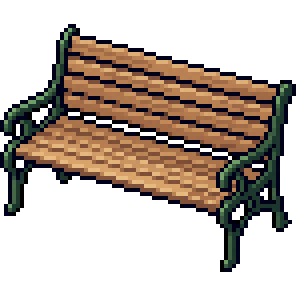
#> input picture assets/props/raw/bench.png, 74 x 74 px, given in place of zelador.png, which was not available (shown 4 times larger)
$ python build_enemy_sprites.py
#> lines starting #> are read from the running program, lines starting #| are printed output that depends on the picture
"""Reduz as imagens dos inimigos (SpriteCook) pro tamanho do jogo, sem borrar.

Cada imagem vem num tamanho diferente. Pra cada uma escolhe um fator inteiro k
e troca cada bloco k x k pela cor mais frequente do bloco (o contorno escuro
ganha nas bordas), igual ao filtro do protagonista. Recorta e salva.

Entrada: assets/sprites/enemies/raw/<nome>.png
Saída:   assets/sprites/enemies/<nome>.png

Uso: python3 tools/build_enemy_sprites.py
"""
from collections import Counter
from pathlib import Path

from PIL import Image

ROOT = Path(__file__).resolve().parent.parent
RAW = ROOT / "assets/sprites/enemies/raw"
OUT = ROOT / "assets/sprites/enemies"

# nome -> altura desejada no jogo (px). O protagonista tem ~42; inimigos um pouco maiores.
TARGET = {
    "zelador": 52,
    "veterano": 52,
    "professor": 54,
    "estagiario": 52,
    "coordenadora": 56,
    "prof_estatistica": 84,  # chefe: o dobro do estudante
}


def lum(p: tuple) -> float:
    return 0.3 * p[0] + 0.59 * p[1] + 0.11 * p[2]


def reduce(im: Image.Image, k: int) -> Image.Image:
    if k <= 1:
        return im
    w, h = im.width // k, im.height // k
    out = Image.new("RGBA", (w, h), (0, 0, 0, 0))
    src = im.load()
    for y in range(h):
        for x in range(w):
            block = [src[x * k + dx, y * k + dy] for dy in range(k) for dx in range(k)]
            solid = [p for p in block if p[3] >= 128]
            if len(solid) < (k * k) / 2:
                continue
            dark = [p for p in solid if lum(p) < 40]
            if dark and len(solid) < k * k:
                out.putpixel((x, y), min(dark, key=lum)[:3] + (255,))
                continue
            c = Counter(p[:3] for p in solid).most_common()
            best = c[0][0]
            if len(c) > 1 and c[0][1] == c[1][1]:
                best = min((c[0][0], c[1][0]), key=lambda q: lum(q + (255,)))
            out.putpixel((x, y), best + (255,))
    return out


def reduce_to(im: Image.Image, target_h: int) -> Image.Image:
    """Reduz pra qualquer proporção: cada pixel de saída pega a cor mais frequente
    da área correspondente na imagem original (contorno escuro ganha nas bordas)."""
    s = im.height / target_h
    w, h = max(1, round(im.width / s)), target_h
    out = Image.new("RGBA", (w, h), (0, 0, 0, 0))
    src = im.load()
    for y in range(h):
        y0, y1 = int(y * s), max(int(y * s) + 1, int((y + 1) * s))
        for x in range(w):
            x0, x1 = int(x * s), max(int(x * s) + 1, int((x + 1) * s))
            block = [src[min(xx, im.width - 1), min(yy, im.height - 1)] for yy in range(y0, y1) for xx in range(x0, x1)]
            solid = [p for p in block if p[3] >= 128]
            if len(solid) * 2 < len(block):
                continue
            dark = [p for p in solid if lum(p) < 40]
            if dark and len(solid) < len(block):
                out.putpixel((x, y), min(dark, key=lum)[:3] + (255,))
                continue
            c = Counter(p[:3] for p in solid).most_common()
            best = c[0][0]
            if len(c) > 1 and c[0][1] == c[1][1]:
                best = min((c[0][0], c[1][0]), key=lambda q: lum(q + (255,)))
            out.putpixel((x, y), best + (255,))
    return out


def main() -> None:
    for name, target in TARGET.items():
        im = Image.open(RAW / f"{name}.png").convert("RGBA")
#> im is the input picture: PIL image 74x74 RGBA; mean R, G, B, A 77.1, 60.5, 47.7, 110.1
        im = im.crop(im.getbbox())
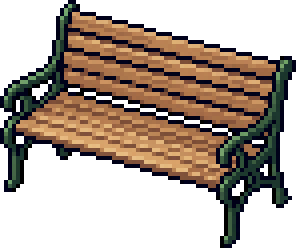
#> im: PIL image 74x62 RGBA (shown 4 times larger); mean R, G, B, A 92, 72.2, 56.9, 131.4; transparent parts drawn white
        # fator inteiro quando dá certinho (mais nítido), senão proporção livre
        k = max(1, round(im.height / target))
#> k = 1
        if abs(im.height / k - target) <= 3:
            small = reduce(im, k)
        else:
            small = reduce_to(im, target)
#> in reduce_to, `out = Image.new("RGBA", (w, h), (0, 0, 0, 0))`: out: PIL image 62x52 RGBA; every value is 0
#> after the loop in reduce_to, `for y in range(h):`:
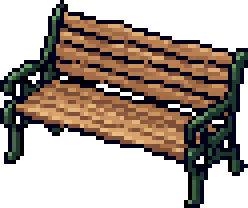
#> out: PIL image 62x52 RGBA (shown 4 times larger); mean R, G, B, A 52.3, 39.4, 30.4, 135.1; transparent parts drawn white
        small = small.crop(small.getbbox())
        small.save(OUT / f"{name}.png")
        print(f"{name}: {small.width}x{small.height}")
#| zelador: 62x52
#> pass 2 of the loop in main, `for name, target in TARGET.items():`:
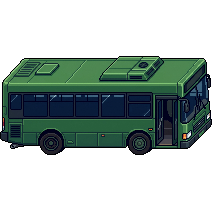
#> input picture assets/props/raw/bus.png, 212 x 212 px, given in place of veterano.png, which was not available
#> in main, im is the input picture: PIL image 212x212 RGBA; mean R, G, B, A 17.2, 31.8, 27.3, 105
#> in main, `im = im.crop(im.getbbox())`:
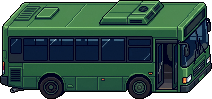
#> im: PIL image 212x99 RGBA; mean R, G, B, A 36.8, 68.1, 58.4, 224.8; transparent parts drawn white
#> after the loop in reduce, `for y in range(h):`:
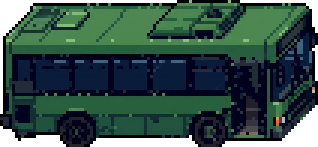
#> out: PIL image 106x49 RGBA (shown 3 times larger); mean R, G, B, A 28.1, 54.9, 48.7, 228; transparent parts drawn white
#| veterano: 106x49


if __name__ == "__main__":
#> (the run stopped early here; a loop or call above may not have finished)
